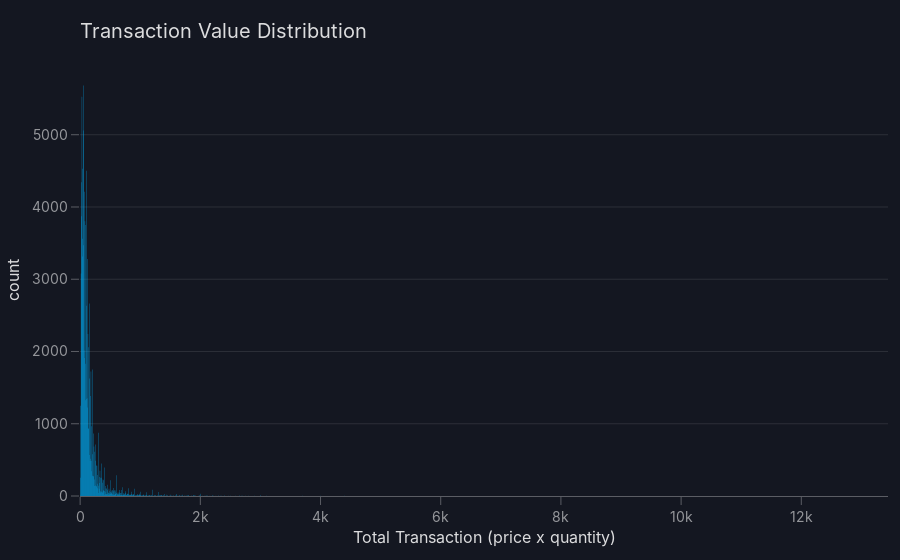

The code cell stored with this chart in its notebook:
### Code cell
#visualization of distribution
priceDistribution = px.histogram(df_order_items2, x='trxProduct', 
                                labels={'trxProduct': 'Total Transaction (price x quantity)'}, 
                                title='Transaction Value Distribution'
                                )

priceDistribution.show()

### Figure 1 — Plotly figure (JSON) as saved in the notebook; plotly's stock layout.template omitted (floating-point values rounded to 4 significant figures; data arrays with more than 128 entries replaced by an {"elided": "..."} marker saying what was removed)
{"data": [{"alignmentgroup": "True", "bingroup": "x", "hovertemplate": "Total Transaction (price x quantity)=%{x}<br>count=%{y}<extra></extra>", "legendgroup": "", "marker": {"color": "#00b4ff", "pattern": {"shape": ""}}, "name": "", "offsetgroup": "", "orientation": "v", "showlegend": false, "type": "histogram", "x": {"elided": "112650 float values"}, "xaxis": "x", "yaxis": "y"}], "layout": {"barmode": "relative", "legend": {"tracegroupgap": 0}, "title": {"text": "Transaction Value Distribution"}, "xaxis": {"anchor": "y", "domain": [0, 1], "title": {"text": "Total Transaction (price x quantity)"}}, "yaxis": {"anchor": "x", "domain": [0, 1], "title": {"text": "count"}}}}
